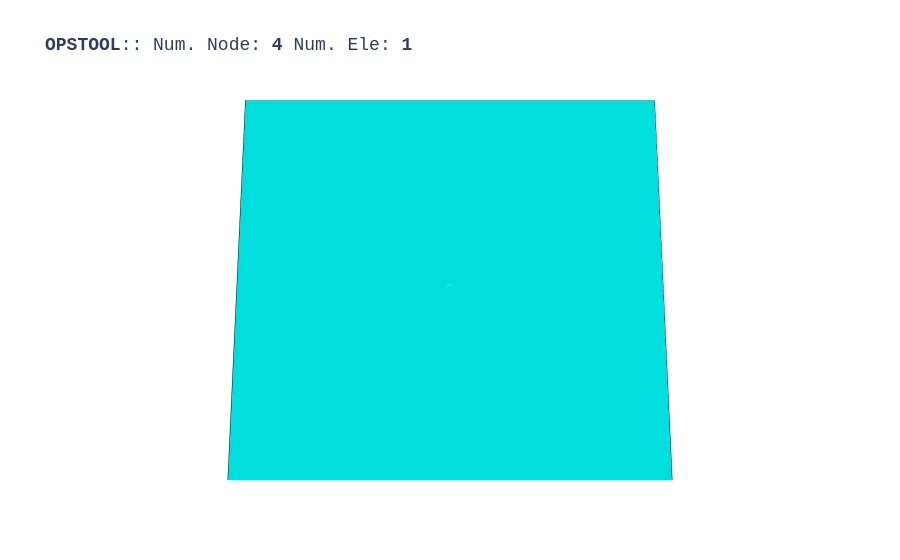

Notebook source saved alongside this figure:
### Code cell
opst.vis.plotly.plot_model(show_node_numbering=True, show_ele_numbering=False, show_nodal_loads = True)

### Figure 1 — Plotly figure (JSON) as saved in the notebook; plotly's stock layout.template omitted (floating-point values rounded to 4 significant figures)
{"data": [{"color": "#00FFFF", "hoverinfo": "skip", "i": [0, 0], "j": [1, 2], "k": [2, 3], "name": "FourNodeQuad", "opacity": 1, "type": "mesh3d", "x": [0.0, 1.0, 1.0, 0.0], "y": [0.0, 0.0, 1.0, 1.0], "z": [0.0, 0.0, 0.0, 0.0]}, {"connectgaps": false, "hoverinfo": "skip", "line": {"color": "black", "width": 1}, "mode": "lines", "name": "Edge", "type": "scatter3d", "x": [0.0, 1.0, 1.0, 0.0, 0.0, NaN], "y": [0.0, 0.0, 1.0, 1.0, 0.0, NaN], "z": [0.0, 0.0, 0.0, 0.0, 0.0, NaN]}, {"customdata": ["eleTag: 1<br>connectedNodes:<br> [1 2 3 4]"], "hovertemplate": "%{customdata}", "marker": {"color": "#00FFFF", "size": 3, "symbol": "diamond-open"}, "mode": "markers", "name": "FourNodeQuad", "type": "scatter3d", "x": [0.5], "y": [0.5], "z": [0.0]}, {"customdata": ["1", "2", "3", "4"], "hovertemplate": "x: %{x}<br>y: %{y}<br>z: %{z} <br>nodeTag: %{customdata}", "marker": {"color": "#580f41", "size": 3, "symbol": "circle"}, "mode": "markers", "name": "Nodes", "type": "scatter3d", "x": [0.0, 1.0, 1.0, 0.0], "y": [0.0, 0.0, 1.0, 1.0], "z": [0.0, 0.0, 0.0, 0.0]}, {"mode": "text", "name": "Node Tag", "text": ["1", "2", "3", "4"], "textfont": {"color": "#6e750e", "size": 15}, "type": "scatter3d", "x": [0.0, 1.0, 1.0, 0.0], "y": [0.0, 0.0, 1.0, 1.0], "z": [0.0, 0.0, 0.0, 0.0]}, {"connectgaps": false, "hoverinfo": "skip", "line": {"color": "#15b01a", "width": 1}, "mode": "lines", "name": "BC", "type": "scatter3d", "x": [-0.005, 0.005, 0.0, -0.005, NaN, 0.995, 1.005, 1.0, 0.995, NaN], "y": [-0.01, -0.01, 0.0, -0.01, NaN, -0.01, -0.01, 0.0, -0.01, NaN], "z": [0.0, 0.0, 0.0, 0.0, NaN, 0.0, 0.0, 0.0, 0.0, NaN]}, {"connectgaps": false, "hoverinfo": "skip", "line": {"color": "#FF1493", "width": 2.5}, "mode": "lines", "name": "mp constraint", "type": "scatter3d", "x": [1.0, 0.0, NaN], "y": [1.0, 1.0, NaN], "z": [0.0, 0.0, NaN]}], "layout": {"autosize": true, "font": {"family": "Arial, sans-serif"}, "scene": {"aspectmode": "data", "camera": {"eye": {"x": 0, "y": -0.1, "z": 1}}, "dragmode": "pan", "xaxis": {"showbackground": false}, "yaxis": {"showbackground": false}, "zaxis": {"showbackground": true, "showgrid": true, "showticklabels": false, "ticks": "", "title": {"text": ""}, "visible": true}}, "showlegend": false, "title": {"font": {"family": "courier", "size": 18}, "text": "<b>OPSTOOL</b>:: Num. Node: <b>4</b> Num. Ele: <b>1</b>"}}}
